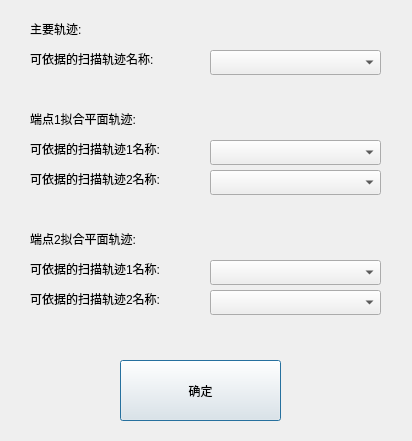
<?xml version="1.0" encoding="UTF-8"?>
<ui version="4.0">
 <class>traceedit2Dlg</class>
 <widget class="QDialog" name="traceedit2Dlg">
  <property name="geometry">
   <rect>
    <x>0</x>
    <y>0</y>
    <width>412</width>
    <height>441</height>
   </rect>
  </property>
  <property name="windowTitle">
   <string>Dialog</string>
  </property>
  <widget class="QLabel" name="label_2">
   <property name="geometry">
    <rect>
     <x>30</x>
     <y>20</y>
     <width>67</width>
     <height>17</height>
    </rect>
   </property>
   <property name="text">
    <string>主要轨迹:</string>
   </property>
  </widget>
  <widget class="QLabel" name="label_3">
   <property name="geometry">
    <rect>
     <x>30</x>
     <y>110</y>
     <width>151</width>
     <height>17</height>
    </rect>
   </property>
   <property name="text">
    <string>端点1拟合平面轨迹:</string>
   </property>
  </widget>
  <widget class="QComboBox" name="comboBox_0">
   <property name="geometry">
    <rect>
     <x>210</x>
     <y>50</y>
     <width>171</width>
     <height>25</height>
    </rect>
   </property>
  </widget>
  <widget class="QLabel" name="label_4">
   <property name="geometry">
    <rect>
     <x>30</x>
     <y>140</y>
     <width>171</width>
     <height>17</height>
    </rect>
   </property>
   <property name="text">
    <string>可依据的扫描轨迹1名称:</string>
   </property>
  </widget>
  <widget class="QLabel" name="label_5">
   <property name="geometry">
    <rect>
     <x>30</x>
     <y>170</y>
     <width>171</width>
     <height>17</height>
    </rect>
   </property>
   <property name="text">
    <string>可依据的扫描轨迹2名称:</string>
   </property>
  </widget>
  <widget class="QComboBox" name="comboBox_2">
   <property name="geometry">
    <rect>
     <x>210</x>
     <y>170</y>
     <width>171</width>
     <height>25</height>
    </rect>
   </property>
  </widget>
  <widget class="QPushButton" name="pushButton">
   <property name="geometry">
    <rect>
     <x>120</x>
     <y>360</y>
     <width>161</width>
     <height>61</height>
    </rect>
   </property>
   <property name="text">
    <string>确定</string>
   </property>
  </widget>
  <widget class="QLabel" name="label">
   <property name="geometry">
    <rect>
     <x>30</x>
     <y>50</y>
     <width>161</width>
     <height>17</height>
    </rect>
   </property>
   <property name="text">
    <string>可依据的扫描轨迹名称:</string>
   </property>
  </widget>
  <widget class="QComboBox" name="comboBox_1">
   <property name="geometry">
    <rect>
     <x>210</x>
     <y>140</y>
     <width>171</width>
     <height>25</height>
    </rect>
   </property>
  </widget>
  <widget class="QLabel" name="label_6">
   <property name="geometry">
    <rect>
     <x>30</x>
     <y>290</y>
     <width>171</width>
     <height>17</height>
    </rect>
   </property>
   <property name="text">
    <string>可依据的扫描轨迹2名称:</string>
   </property>
  </widget>
  <widget class="QComboBox" name="comboBox_3">
   <property name="geometry">
    <rect>
     <x>210</x>
     <y>290</y>
     <width>171</width>
     <height>25</height>
    </rect>
   </property>
  </widget>
  <widget class="QLabel" name="label_7">
   <property name="geometry">
    <rect>
     <x>30</x>
     <y>230</y>
     <width>151</width>
     <height>17</height>
    </rect>
   </property>
   <property name="text">
    <string>端点2拟合平面轨迹:</string>
   </property>
  </widget>
  <widget class="QComboBox" name="comboBox_4">
   <property name="geometry">
    <rect>
     <x>210</x>
     <y>260</y>
     <width>171</width>
     <height>25</height>
    </rect>
   </property>
  </widget>
  <widget class="QLabel" name="label_8">
   <property name="geometry">
    <rect>
     <x>30</x>
     <y>260</y>
     <width>171</width>
     <height>17</height>
    </rect>
   </property>
   <property name="text">
    <string>可依据的扫描轨迹1名称:</string>
   </property>
  </widget>
 </widget>
 <resources/>
 <connections/>
</ui>
